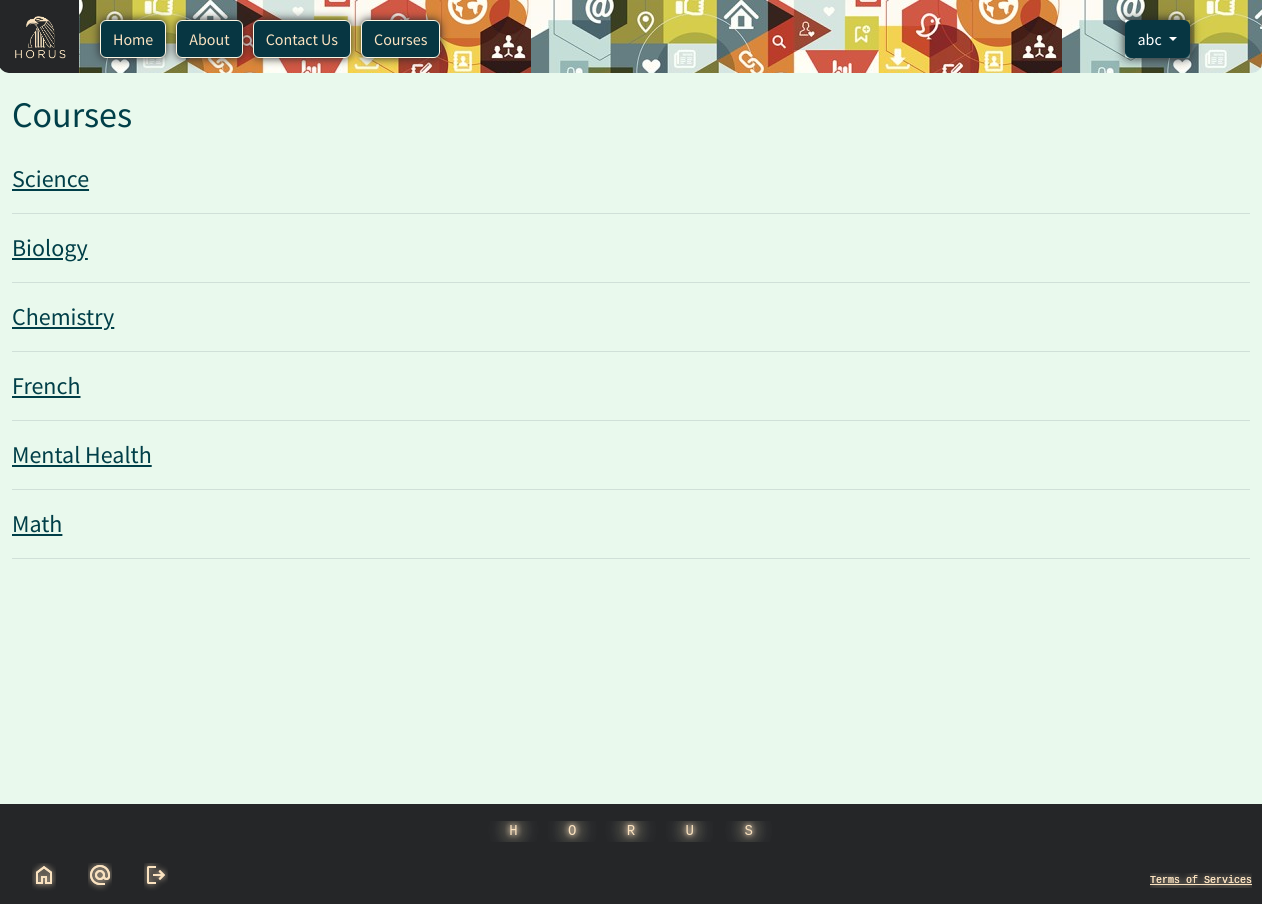
The app's page /courses/list_course/ (signed in), older data.
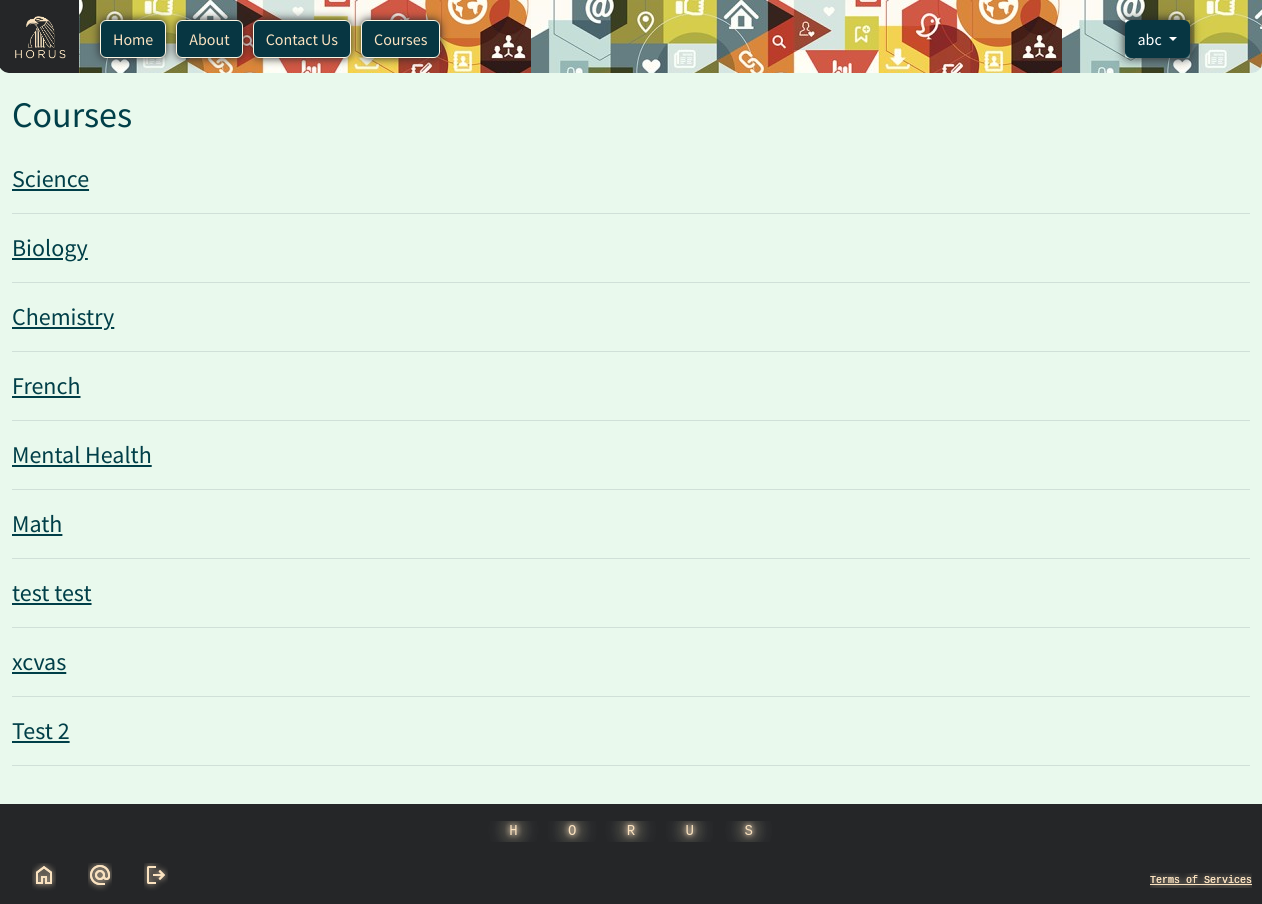
The same page, newer data.
### courses/models.py (models this page shows, shortened)
class Course(models.Model):
    course= models.CharField(max_length=128)
    students = models.ManyToManyField(User, related_name="assigned_courses", blank=True, null=True)
    enrollkey = models.CharField(max_length=20, blank=True, null=True)

### courses/views.py (the view)
# urls.py: path("list_course/", CourseListView.as_view(), name="list_course"),
class CourseListView(ListView):
    template_name = "courses/list_course.html"
    model = Course
    def get_queryset(self):
        return super().get_queryset().prefetch_related('lectures')

### templates/courses/list_course.html (shortened to what this page needs)
{% extends 'base.html' %}
{% load static %}
{% block css %}
<link rel="stylesheet" href="{% static 'css/courses.css' %}">
{% endblock css %}
{% block content %}
{% if user.is_authenticated %}
<div class="lists">
    <div class="head">
        {% if not user.is_superuser %}
        <h1>Courses</h1>
        {% endif %}
    </div>
    {% for course in course_list %}
    <div class="course-list">
        <a class="courses1" href="{% url 'detail_course' course.id %}">{{course.course}}</a>
        <hr>
    </div>
    {% endfor %}
</div>
{% endif %}
{% endblock content %}

Row changes from the older to the newer data that the page shows:
added Course: course "test test"
added Course: course "xcvas"
added Course: course "Test 2"
